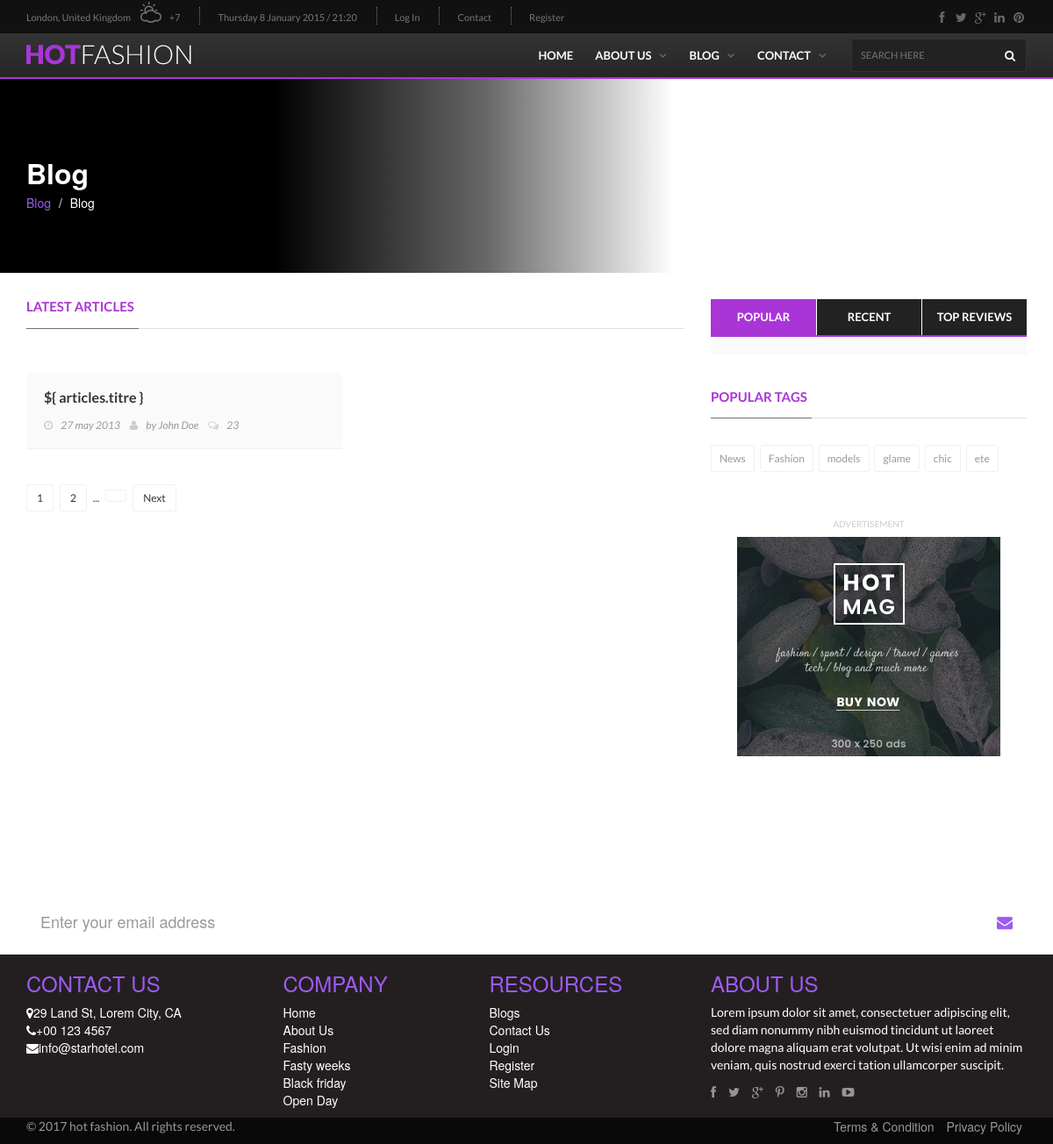
Screenshot of /blog/ with the database file from the repository.
### blog/models.py (models this page shows, shortened)
class Tag(models.Model):
    nom = models.CharField(max_length=255)
    date_add = models.DateTimeField(auto_now_add=True)
    date_update = models.DateTimeField(auto_now = True)
    status = models.BooleanField(default = True)
    class Meta:
        verbose_name ="Tag"
        verbose_name_plural = "Tags"

### blog/views.py (the view)
# urls.py: path('', views.blog, name='blog'),
def blog(request, filtre=None, id=None):
    if filtre == 'categories':
        articles = Article.objects.filter(status=True, categorie=id)
    elif filtre == 'tag':
        articles = Article.objects.filter(status=True, tag=id)
    else:
        articles = Article.objects.filter(status=True)
    _paginator = Paginator(articles, 9)
    page = request.GET.get('page')
    tags = Tag.objects.filter(status=True)[:6]
    categories = CategorieArticle.objects.filter(status=True)[:9]
    info_site = SiteInfo.objects.filter(status=True)[:3]
    social_account = SocialAccount.objects.filter(status=True)[:1]
    try:
        articles_page = _paginator.page(page)
    except PageNotAnInteger: # Si le numero de page n'est pas un entier
        articles_page = _paginator.page(1)
    except EmptyPage: # Si la page est vide
        articles_page = _paginator.page(_paginator.num_pages)
    data = {
        'articles': articles_page,
        'tags': tags,
        'categories': categories,
        'recent_articles': articles.order_by('-date_update')[:6],
        'info_site': info_site,
        'social_account': social_account,
    }
    return render(request, 'pages/blog.html', data)

### templates/pages/blog.html (shortened to what this page needs)
{% extends 'bases/base.html' %}
{% load static %}
{% block content%}
<section class="page-cover" id="cover-about-us">
    <div class="container">
        <div class="row">
            <div class="col-sm-12">
                <h1 class="page-title">Blog</h1>
                <ul class="breadcrumb">
                    <li><a href="{% url 'about' %}">Blog</a></li>
                    <li class="active">Blog</li>
                </ul>
            </div>
        </div>
    </div>
</section>
           <section class="block-wrapper">
                    <div class="container">
                        <div class="row">
                            <div class="col-sm-8">
                                <div class="block-content">
                                    <div class="masonry-box">
                                        <div class="title-section">
                                            <h1><span>Latest Articles</span></h1>
                                        </div>
                                        <div class="latest-articles iso-call">
                                            <div id="app">
                                            <div class="news-post standard-post2 default-size" v-for="article in articles" :key="article.id">
                                                <div class="post-gallery">
                                                    <a href=""><img v-bind:src="article.image" alt=""></a>
                                                </div>
                                                <div class="post-title">
                                                    <h2><a href="{% comment %}{% url 'single_blog' article.id %}{% endcomment %}">${ articles.titre } </a></h2>
                                                    <ul class="post-tags">
                                                        <li><i class="fa fa-clock-o"></i>27 may 2013</li>
                                                        <li><i class="fa fa-user"></i>by <a href="#">John Doe</a></li>
                                                        <li><a href="#"><i class="fa fa-comments-o"></i><span>23</span></a></li>
                                                    </ul>
                                                </div>
                                            </div>
                                            </div>
                                        </div>
                                    </div>
                                    <div class="pagination-box">
                                        <ul class="pagination-list">
                                            {% for num in articles.paginator.page_range %}
                                            {% if num == articles.number %}
                                            <li><a href="?page={{ num }}">{{ num }}</a></li>
                                            {% else %}
                                            <li><a href="?page={{ num }}">{{ num }}</a></li>
                                            {% endif %}
                                            {% endfor %}
                                            <li><span>...</span></li>
                                            <li><a href="?page={{ num }}">{{ num }}</a></li>
                                            {% if articles.has_next %}
                                            <li><a href="?page={{ articles.next_page_number }}">Next</a></li>
                                            {% endif %}
                                        </ul>
                                    </div>
                                </div>
                            </div>
                            <div class="col-sm-4">
                                <div class="sidebar">
                                    <div class="widget tab-posts-widget">
                                        <ul class="nav nav-tabs" id="myTab">
                                            <li class="active">
                                                <a href="#option1" data-toggle="tab">Popular</a>
                                            </li>
                                            <li>
                                                <a href="#option2" data-toggle="tab">Recent</a>
                                            </li>
                                            <li>
                                                <a href="#option3" data-toggle="tab">Top Reviews</a>
                                            </li>
                                        </ul>
                                        <div class="tab-content">
                                            <div class="tab-pane active" id="option1">
                                            </div>
                                        </div>
                                    </div>
                                    <div class="widget tags-widget">
                                        <div class="title-section">
                                            <h1><span>Popular Tags</span></h1>
                                        </div>
                                        <ul class="tag-list">
                                        {% for tag in tags %}
                                            <li><a href="{% url 'blog' 'tag' tag.id %}">{{ tag.nom }}</a></li>
                                        {% endfor %}
                                        </ul>
                                    </div>
                                    <div class="advertisement">
                                        <div class="desktop-advert">
                                            <span>Advertisement</span>
                                            <img src="{% static 'upload/addsense/300x250.jpg' %}" alt="">
                                        </div>
                                    </div>
                                </div>
                            </div>
                        </div>
                    </div>
                </section>
        <section id="newsletter-1" class="section-padding back-size newsletter">
            <div class="container">
                <div class="row">
                	<div class="col-xs-12 col-sm-12 col-md-12 col-lg-12 text-center">
                        <h2>Subscribe Our Newsletter</h2>
                        <p>Subscibe to receive our interesting updates</p>
                        <form action="{% url 'newsletter' %}" method="POST" class="subscribe_form relative mail_part">
                            <div class="form-group">
                                <div class="input-group">
                                    <input
                                    type="email"
                                    class="form-control input-lg"
                                    id="newsletter-form-email"
                                    placeholder="Enter your email address"
                                    onfocus="this.placeholder=''"
                                    onblur="this.placeholder=' Enter your email address '"
                                    required/>
                                    <span class="input-group-btn">
                                        <button type="submit" class="btn btn-lg">
                                            <i class="fa fa-envelope"></i>
                                        </button>
                                    </span>
                                </div>
                            </div>
                        </form>
                    </div>
                </div>
            </div>
        </section>
{% endblock content%}

### static/css/blue-violet.css (style rules this page uses)
p { color:#808285; }
.btn { border-radius:0px; border:0px; }
.newsletter form input { box-shadow:none; border-radius:0px; }
.newsletter form input, .newsletter form .input-group-btn .btn { border:0px; }
.newsletter form .input-group-btn .btn { background:white; color:#9e5bf1; }
#newsletter-1 { background-size:140%; color:white; }
#newsletter-1 p { color:white; }
.page-cover { color:white; }
.page-cover::before { background:linear-gradient( to right, rgba(0, 0, 0,1) 0%,rgba(0, 0, 0,1) 26%, rgba(0, 0, 0,0.6) 46%, rgba(0, 0, 0,0) 64%,rgba(0, 0, 0,0) 100%); }
.page-cover .breadcrumb { background:none; }
.page-cover .breadcrumb li a { color:#9e5bf1; }
.page-cover .breadcrumb > li + li::before, .page-cover .breadcrumb li.active { color:white; }
#cover-about-us { background-size:cover; color:white; }

### rows the page displays
Tag: nom "News"
Tag: nom "Fashion"
Tag: nom "models"
Tag: nom "glame"
Tag: nom "chic"
Tag: nom "ete"

### other values shown
{{ num }} "1"
{{ num }} "2"
